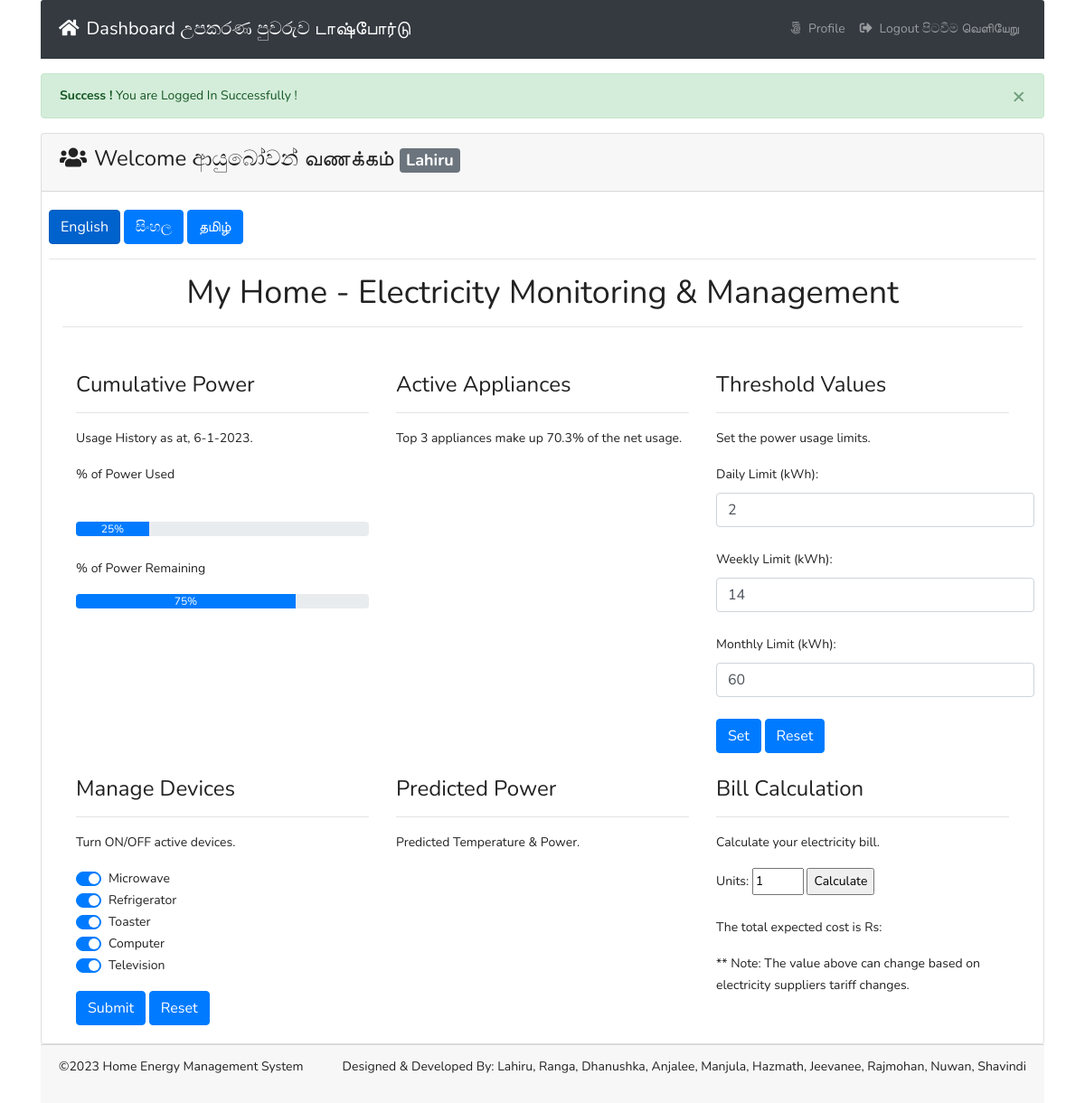
/index.php (signed in), run on the app's committed database.
### tables this page shows
CREATE TABLE `power` (
  `power_id` int(5) NOT NULL,
  `date_time` timestamp NOT NULL DEFAULT current_timestamp() ON UPDATE current_timestamp(),
  `current` float NOT NULL,
  `temperature` int(2) NOT NULL,
  `device_fk` int(4) NOT NULL,
  `zone_fk` int(4) NOT NULL,
  `user_fk` int(11) NOT NULL
);

CREATE TABLE `device` (
  `device_id` int(4) NOT NULL,
  `device_name` varchar(55) NOT NULL,
  `user_fk` int(11) NOT NULL
);

### index.php (the view, shortened to what this page needs)
<?php
include 'inc/header.php';
$logMsg = Session::get('logMsg');
if (isset($logMsg)) {
  echo $logMsg;
}
?>
<div class="card ">
  <div class="card-header">
    <h3><i class="fas fa-users mr-2"></i>Welcome ආයුබෝවන් வணக்கம்<strong>
        <span class="badge badge-lg badge-secondary text-white">
          <?php
          $username = Session::get('username');
          if (isset($username)) {
            echo $username;
          }
          ?></span>
      </strong></span></h3>
  </div>
  <div class="card-body pr-2 pl-2">
    <button type="button" class="btn btn-primary active" onclick="changeLangEnglish()">English</button>
    <button type="button" class="btn btn-primary" onclick="changeLangSinhala()">සිංහල</button>
    <button type="button" class="btn btn-primary" onclick="changeLangTamil()">தமிழ்</button>
    <hr>
    <div class="container" id="english" style="display:block">
      <center>
        <h1>My Home - Electricity Monitoring & Management</h1>
      </center>
      <hr>
      <div class="container mt-5">
        <div class="row">
          <div class="col-sm-4">
            <h3>Cumulative Power</h3>
            <hr>
            <p>Usage History as at, <span id='date-time'></span>. </p>
            <p> % of Power Used</p>
            <br>
            <div class="progress">
              <div class="progress-bar" role="progressbar" style="width: 25%;" aria-valuenow="25" aria-valuemin="0" aria-valuemax="100">25%</div>
            </div>
            <br>
            <p> % of Power Remaining</p>
            <div class="progress">
              <div class="progress-bar" role="progressbar" style="width: 75%;" aria-valuenow="25" aria-valuemin="0" aria-valuemax="100">75%</div>
            </div>
          </div>
          <div class="col-sm-4">
            <h3>Active Appliances</h3>
            <hr>
            <p>Top 3 appliances make up 70.3% of the net usage.</p>
            <div id="deviceChart" style="width:auto; height:280px;"></div>
          </div>
          <div class="col-sm-4">
            <?php
            $useridentity = Session::get('id');
            $servername = "localhost";
            $username = "root";
            $password = "";
            $dbname = "energy";
            $conn = new mysqli($servername, $username, $password, $dbname);
            $sql = "SELECT device.device_name, power.current FROM power INNER JOIN device ON power.device_fk = device.device_id WHERE power.user_fk=$useridentity ORDER BY power.current DESC";
            ?>
            <h3>Threshold Values</h3>
            <hr>
            <p>Set the power usage limits.</p>
            <form action="threshold_action.php">
              <div class="form-outline" style="width: 22rem;">
                <label for="threshold1">Daily Limit (kWh):</label>
                <input type="number" value="2" id="threshold1" class="form-control" />
              </div>
              <br>
              <div class="form-outline" style="width: 22rem;">
                <label for="threshold2">Weekly Limit (kWh):</label>
                <input type="number" value="14" id="threshold2" class="form-control" />
              </div>
              <br>
              <div class="form-outline" style="width: 22rem;">
                <label for="threshold3">Monthly Limit (kWh):</label>
                <input type="number" value="60" id="threshold3" class="form-control" />
              </div>
              <br>
              <button type="submit" class="btn btn-primary">Set</button>
              <button type="reset" class="btn btn-primary">Reset</button>
            </form>
          </div>
        </div>
        <div class="row">
          <div class="col-sm-4">
            <br>
            <h3>Manage Devices</h3>
            <hr>
            <p>Turn ON/OFF active devices.</p>
            <form action="switch_action.php">
              <?php
              $output = mysqli_query($conn, $sql);
              while ($rowOutput = mysqli_fetch_assoc($output)) {
                echo "<div class='custom-control custom-switch'>";
                echo "<label class='custom-control-label' for='";
                echo $rowOutput['device_name'];
                echo "'>";
                echo $rowOutput['device_name'];
                echo "</label>";
                echo "</div>";
              }
              ?>
              <button type=" submit" class="btn btn-primary mt-3">Submit</button>
              <button type="reset" class="btn btn-primary mt-3">Reset</button>
            </form>
          </div>
          <div class="col-sm-4">
            <br>
            <h3>Predicted Power</h3>
            <hr>
            <p>Predicted Temperature & Power.</p>
          </div>
          <div class="col-sm-4">
            <br>
            <h3>Bill Calculation</h3>
            <hr>
            <p>Calculate your electricity bill.</p>
            Units: <input type="number" id="units" name="units" min="1" max="300" value="1">
            <input type="button" value="Calculate" onclick="calculate()">
            <br><br>
            <p>The total expected cost is Rs: <span id="bill"></span></p>
            <p> ** Note: The value above can change based on electricity suppliers tariff changes.</p>
          </div>
        </div>
      </div>
    </div>
  </div>
</div>
<?php
include 'inc/footer.php';
?>

### inc/header.php (shortened to what this page needs)
<?php
$filepath = realpath(dirname(__FILE__));
include_once $filepath . "/../lib/Session.php";
?>
<!DOCTYPE html>
<html lang="en" dir="ltr">
<head>
  <link rel="stylesheet" href="assets/bootstrap.min.css">
  <link href="https://use.fontawesome.com/releases/v5.0.4/css/all.css" rel="stylesheet">
  <link rel="stylesheet" href="assets/dataTables.bootstrap4.min.css">
  <link rel="stylesheet" href="assets/style.css">
</head>
<body>
  <div class="container">
    <nav class="navbar navbar-expand-md navbar-dark bg-dark card-header">
      <a class="navbar-brand" href="index.php"><i class="fas fa-home mr-2"></i>Dashboard උපකරණ පුවරුව டாஷ்போர்டு</a>
      <div class="collapse navbar-collapse" id="navbarsExampleDefault">
        <ul class="navbar-nav ml-auto">
          <?php if (Session::get('id') == TRUE) { ?>
            <li class="nav-item
            <?php
            $path = $_SERVER['SCRIPT_FILENAME'];
            $current = basename($path, '.php');
            if ($current == 'profile') {
              echo "active ";
            }
            ?>
            ">
              <a class="nav-link" href="profile.php?id=<?php echo Session::get("id"); ?>"><i class="fab fa-500px mr-2"></i>Profile <span class="sr-only">(current)</span></a>
            </li>
            <li class="nav-item">
              <a class="nav-link" href="?action=logout"><i class="fas fa-sign-out-alt mr-2"></i>Logout පිටවීම வெளியேறு</a>
            </li>
          <?php } ?>
        </ul>
      </div>
    </nav>

### inc/footer.php (shortened to what this page needs)
<div class="well card-footer">
  <p>©2023 Home Energy Management System
    <span class="float-right">Designed & Developed By: Lahiru, Ranga, Dhanushka, Anjalee, Manjula, Hazmath, Jeevanee, Rajmohan, Nuwan, Shavindi</span>
  </p>
</div>
</body>
</html>

### data on the page
power: device_fk.device_name "Microwave"
power: device_fk.device_name "Refrigerator"
power: device_fk.device_name "Toaster"
power: device_fk.device_name "Computer"
power: device_fk.device_name "Television"

### other printed values
$logMsg "× Success ! You are Logged In Successfully !"
$username "Lahiru"
